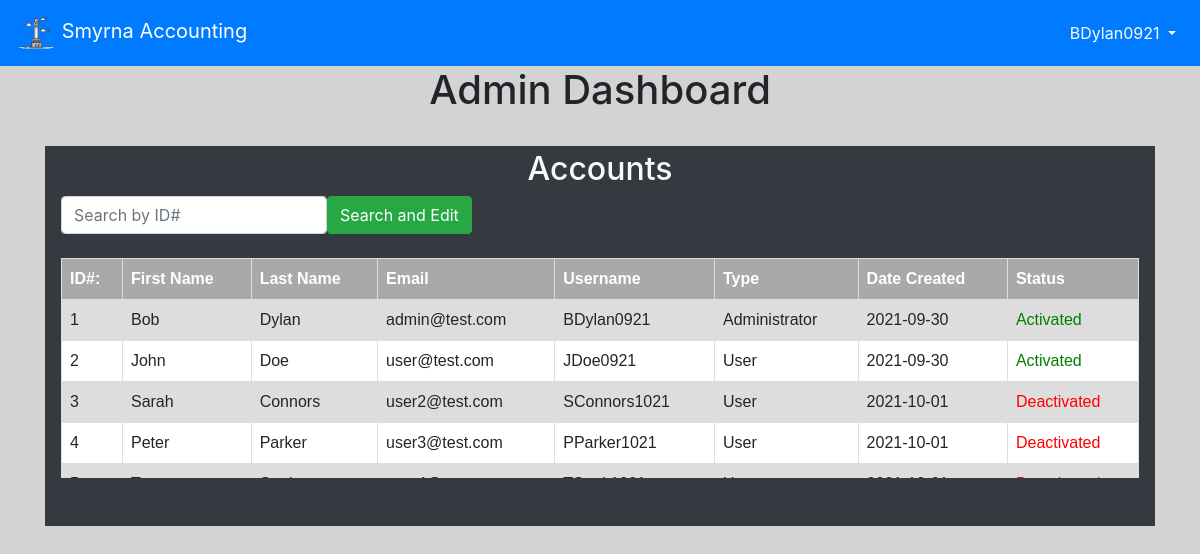
/adminPortal (signed in), run on an earlier commit of the app's database.
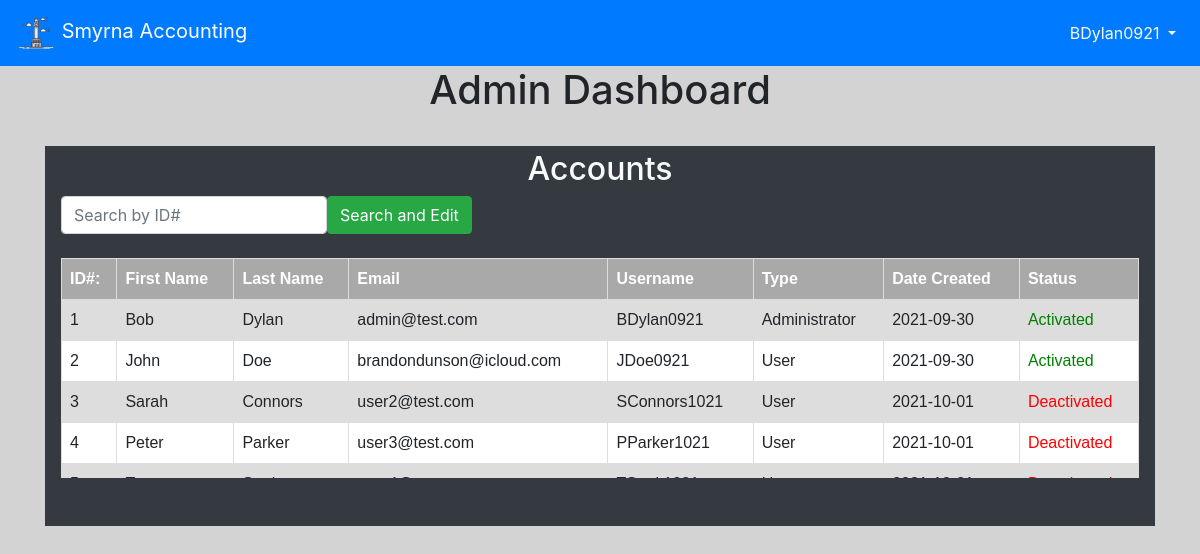
And on a later commit of the database.
### website/models.py (models this page shows, shortened)
class User(db.Model, UserMixin):
    id = db.Column(db.Integer, primary_key=True) #unique identifier
    email = db.Column(db.String(150), unique = True)
    password = db.Column(db.String(150))
    oldPassword = db.Column(db.String(150))
    firstName = db.Column(db.String(150))
    lastName = db.Column(db.String(150))
    userName = db.Column(db.String(150))
    hasAdmin = db.Column(db.Boolean, default = False)
    hasMan = db.Column(db.Boolean, default = False)
    status = db.Column(db.Boolean, default = False)
    creationDate = db.Column(db.Date())

### website/auth.py (the view)
@auth.route('/adminPortal', methods = ['GET', 'POST'])
@login_required
def adminPort():
    if request.method == 'POST':
        searchID = request.form.get('searchBar')
        print(searchID)
        return render_template('editAccount.html', user=current_user, query = User.query.all())
    else:
        if current_user.hasAdmin:
            return render_template('adminPortal.html',
                user = current_user, query = User.query.all())
        else:
            flash('You do not have access to this page!', category='error')
            return redirect(url_for('views.home'))

### website/__init__.py (called while the page is built)
def create_app():
    app = Flask(__name__)
    app.config['SECRET_KEY'] = 'this is the secret key'
    app.config['SQLALCHEMY_DATABASE_URI'] = f'sqlite:///{DB_NAME}'
    db.init_app(app)
    app.config['MAIL_SERVER'] = 'smtp.gmail.com'
    app.config['MAIL_PORT'] = 465
    app.config['MAIL_USE_SSL'] = True
    app.config['MAIL_USERNAME'] = 'brandondunson15@gmail.com'
    app.config['MAIL_PASSWORD'] = 'Panopticon0987!@'
    mail.init_app(app)
    from .views import views
    from .auth import auth
    app.register_blueprint(views, url_prefix='/')
    app.register_blueprint(auth, url_prefix='/')
    from .models import User
    create_database(app)
    login_manager = LoginManager()
    login_manager.login_view = 'auth.login'
    login_manager.init_app(app)
    @login_manager.user_loader
    def load_user(id):
        return User.query.get(int(id))
    return app

### website/templates/adminPortal.html (shortened to what this page needs)
{% extends "base.html" %} {% block title %} Admin Portal {% endblock %} {%block
content%}
<h1 class="text-center">Admin Dashboard</h1>
<br />
<div class="container-fluid bg-dark px-3 py-1 pb-5" >
  <h2 class="text-center text-light">Accounts</h2>
    <form class="form-inline" method="POST">
          <input type="search" name="searchBar" class="form-control pr-1" placeholder="Search by ID#"
            list = "userData" />
            <button class="btn btn-success" type="submit">Search and Edit</button>
    </form>
  <br>
  <div style="overflow: scroll; max-height: 220px">
    <table>
      <tr style="
          position: sticky;
          top: 0;
          background-color: darkgrey;
          color: white;
        ">
        <th>ID#:</th>
        <th>First Name</th>
        <th>Last Name</th>
        <th>Email</th>
        <th>Username</th>
        <th>Type</th>
        <th>Date Created</th>
        <th>Status</th>
      </tr>
      {% for user in query %}
      <tr>
        <td>{{user.id}}</td>
        <td>{{user.firstName}}</td>
        <td>{{user.lastName}}</td>
        <td>{{user.email}}</td>
        <td>{{user.userName}}</td>
        {% if user.hasAdmin%}
        <td>Administrator</td>
        {% elif user.hasMan %}
        <td>Manager</td>
        {% else %}
        <td>User</td>
        {% endif %}
        <td>{{user.creationDate}}</td>
        {% if user.status %}
        <td style="color: green">Activated</td>
        {% else %}
        <td style="color: red">Deactivated</td>
        {% endif %}
      </tr>
      {% endfor %}
    </table>
  </div>
</div>
{% endblock %}

### website/templates/base.html (shortened to what this page needs)
<!DOCTYPE html>
<html>
<head>
    <meat name="viewport" content="width=device-width, initial-scale=1" />
    <link rel="stylesheet" href="https://stackpath.bootstrapcdn.com/bootstrap/4.4.1/css/bootstrap.min.css"
 />
    <link rel="stylesheet" href="https://stackpath.bootstrapcdn.com/font-awesome/4.7.0/css/font-awesome.min.css"
 />
</head>
<body style="background-color: lightgrey">
    <nav class="navbar navbar-expand-lg navbar-dark bg-primary">
        <a class = "navbar-brand" href='/'>
            <img src="/static/logo.png" width="40" height="40" atl="">
            Smyrna Accounting
        </a>
        <div class = "collapse navbar-collapse" id="navbar">
            <ul class = "navbar-nav ml-auto">
                {% if user.is_authenticated %}
                <li class="nav-item dropdown">
                    <a class = "nav-link dropdown-toggle text-light" id = "navbarDropdownMenuLink" data-toggle = "dropdown" aria-haspopup="true" aria-expanded="false">
                        {{ user.userName }}
                    </a>
                </li>
                {% else %}
                <a class = "nav-item nav-link text-light" id = "login" href="/login">Login</a>
                {% endif %}
            </ul>
        </div>
    </nav>
    <div class= "container">
        {%block content%}
        {% endblock %}
    </div>
</body>
</html>

### website/templates/adminPortal.html (style rules this page uses)
table { font-family: arial, sans-serif; border-collapse: collapse; width: 100%; }
td, th { border: 1px solid #dddddd; text-align: left; padding: 8px; }
tr:nth-child(even) { background-color: #dddddd; }
tr:nth-child(odd) { background-color: white; }

What changed in the data, as far as the page shows it:
changed User "John": email "user@test.com" → "brandondunson@icloud.com"
